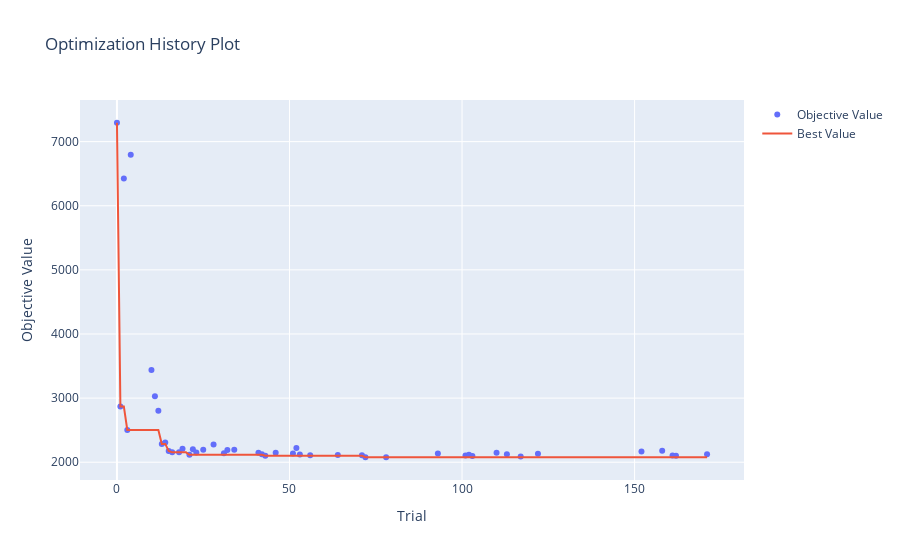

Notebook source saved alongside this figure:
### Code cell
# Gráfico de historial de optimización
plot_optimization_history(study)

### Figure 1 — Plotly figure (JSON) as saved in the notebook; plotly's stock layout.template omitted (floating-point values rounded to 4 significant figures; data arrays with more than 128 entries replaced by an {"elided": "..."} marker saying what was removed)
{"data": [{"mode": "markers", "name": "Objective Value", "type": "scatter", "x": [0, 1, 2, 3, 4, 10, 11, 12, 13, 14, 15, 16, 18, 19, 21, 22, 23, 25, 28, 31, 32, 34, 41, 42, 43, 46, 51, 52, 53, 56, 64, 71, 72, 78, 93, 101, 102, 103, 110, 113, 117, 122, 152, 158, 161, 162, 171], "y": [7294.0, 2871.0, 6424.0, 2503.0, 6796.0, 3438.0, 3030.0, 2804.0, 2285.0, 2307.0, 2176.0, 2154.0, 2157.0, 2209.0, 2116.0, 2202.0, 2153.0, 2196.0, 2275.0, 2140.0, 2192.0, 2193.0, 2147.0, 2125.0, 2100.0, 2148.0, 2136.0, 2223.0, 2122.0, 2110.0, 2114.0, 2109.0, 2078.0, 2079.0, 2138.0, 2105.0, 2116.0, 2096.0, 2147.0, 2124.0, 2089.0, 2134.0, 2169.0, 2180.0, 2106.0, 2100.0, 2125.0]}, {"mode": "lines", "name": "Best Value", "type": "scatter", "x": {"elided": "172 int values"}, "y": {"elided": "172 float values"}}, {"marker": {"color": "#cccccc"}, "mode": "markers", "name": "Infeasible Trial", "showlegend": false, "type": "scatter", "x": [], "y": []}], "layout": {"title": {"text": "Optimization History Plot"}, "xaxis": {"title": {"text": "Trial"}}, "yaxis": {"title": {"text": "Objective Value"}}}}
